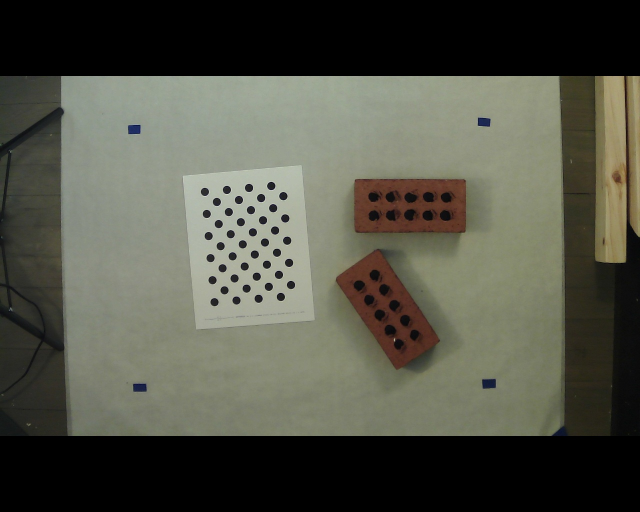
#> input picture capture/calibrate_1553798660.0017204.jpg, 1280 x 1024 px (shown at 1/2 size)
$ python -i edge.py   (imports and definitions only)
#> lines starting #> are read from the running program, lines starting #| are printed output that depends on the picture; after the words box and inside, x2 and y2 are one past the last pixel; in counts of white or black regions, pixels touching at a corner belong together
#> further down, picture is the input picture: shape (1024, 1280, 3); mean B, G, R 71.1, 83, 82.3
import cv2
import json

class EdgeDetector(object):

    def __init__(self, lower=50, upper=100):
        self.lower = lower
        self.upper = upper

    def detect(self, img, open=True):
#> called with open = True
        gray = cv2.cvtColor(img, cv2.COLOR_BGR2GRAY)
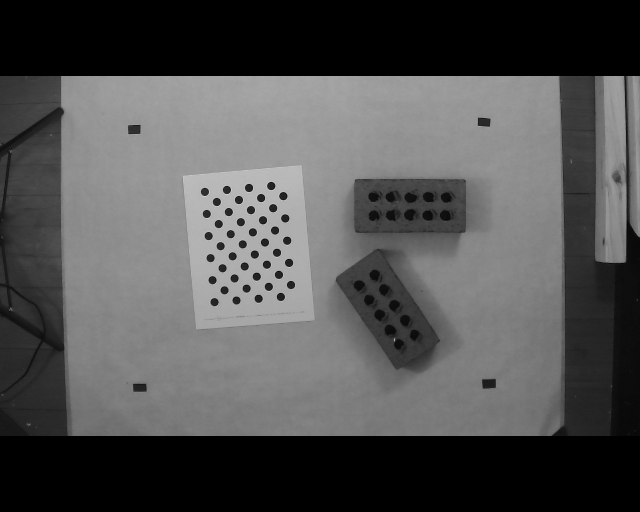
#> gray: shape (1024, 1280) (shown at 1/2 size); min 0, max 238, mean 81.5
        gray = cv2.GaussianBlur(img, (7,7), 0)
#> gray: shape (1024, 1280, 3)
        edges = cv2.Canny(img, self.lower, self.upper)
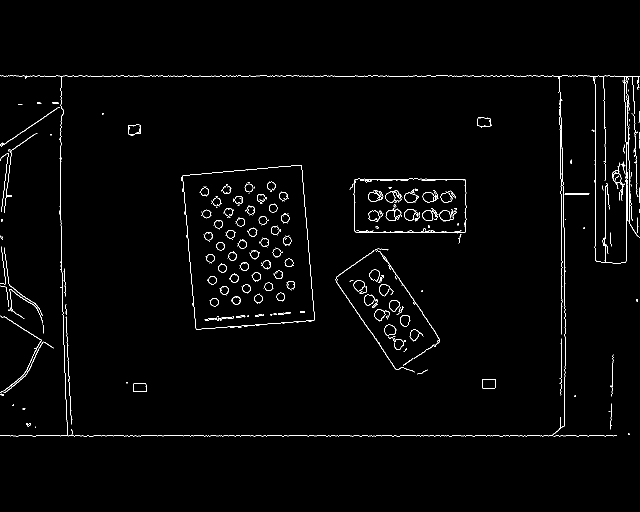
#> edges: shape (1024, 1280) (shown at 1/2 size); 1.5% white in thin lines or dots, all inside (x1, y1, x2, y2) = (0, 151, 1280, 873)
        if open:
            edges = cv2.dilate(edges, None, iterations=1)
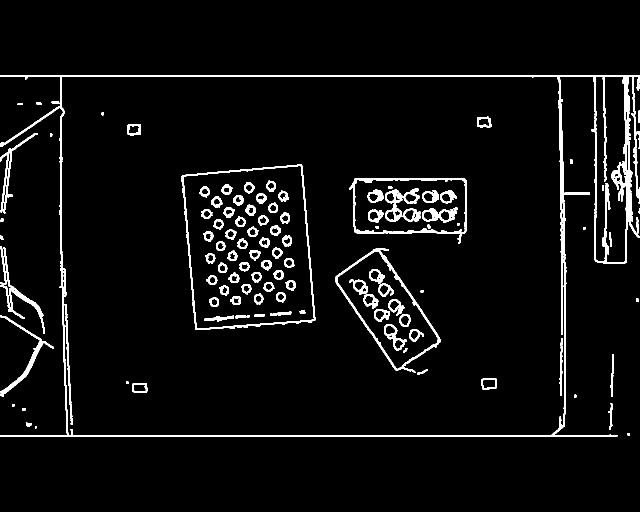
#> edges: shape (1024, 1280) (shown at 1/2 size); 4.6% white; 115 white regions (1 under 20 px), largest, box (x1, y1, x2, y2) and area: (0, 150, 1280, 874) 23931, (362, 329, 631, 660) 3665, (670, 496, 881, 746) 3057
            edges = cv2.erode(edges, None, iterations=1)
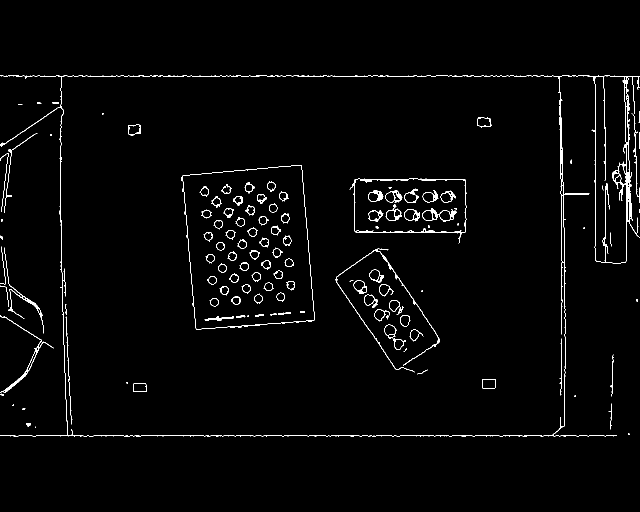
#> edges: shape (1024, 1280) (shown at 1/2 size); 1.8% white in thin lines or dots, all inside (x1, y1, x2, y2) = (0, 151, 1280, 873)
        return edges

    def calibrate(self, img, window_label="EdgeDetector Calibration"):
        while True:
            # DRAW SETTING ON IMAGE
            calib = cv2.cvtColor(self.detect(img), cv2.COLOR_GRAY2BGR)
            label = "CANNY {} : {}".format(self.lower, self.upper)
            cv2.putText(calib, label, (0, 15), cv2.FONT_HERSHEY_SIMPLEX, 0.5, (0,255,0))
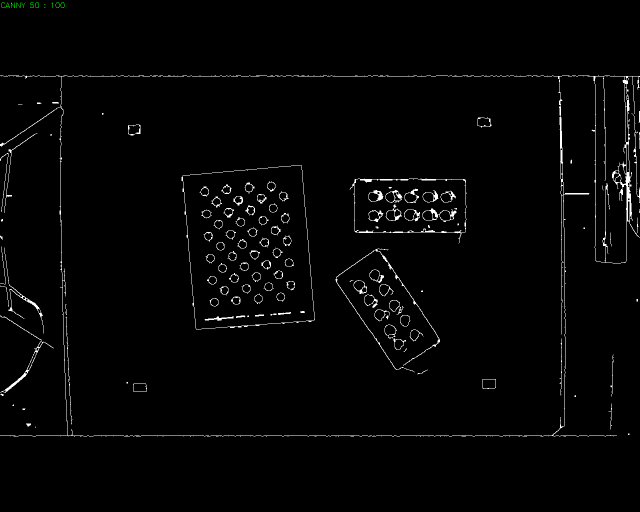
#> calib: shape (1024, 1280, 3) (shown at 1/2 size); mean B, G, R 4.6, 4.6, 4.6
            # SHOW CURRENT EGDE DETECTION
            cv2.imshow(window_label, calib)

            # WAIT FOR KEYBOARD INPUT
            k = cv2.waitKeyEx(0)
#> (key Esc is pressed here)
            if k in (27, 13, 32):
                """ESC/SPACE/ENTER - Exit calibration"""
                break
            if k == 2490368:
                """Up Arrow -- Increase upper"""
                self.upper = max(0, min(255, self.upper + 5))
            if k == 2621440:
                """Down Arrow -- Decrease upper"""
                self.upper = max(0, min(255, self.upper - 5))
            if k == 2424832:
                """Left Arrow -- Decrease lower"""
                self.lower = max(0, min(255, self.lower - 5))
            if k == 2555904:
                """Right Arrow - Increase lower"""
                self.lower = max(0, min(255, self.lower + 5))

        # KILL CALIBRATION WINDOW
        cv2.destroyWindow(window_label)

    def save_settings(self):
        return {"lower": self.lower, "upper": self.upper}

    def load_settings(self, data):
        self.lower = data["lower"]
        self.upper = data["upper"]

    def load_settings_file(self, fp):
        data = json.load(open(fp, mode='r'))
        self.load_settings(data)

>>> import cv2
>>> picture = cv2.imread('../../capture/calibrate_1553798660.0017204.jpg')
>>> result = EdgeDetector().calibrate(picture)

$ run again, on capture/calibrate_1553804449.3043904.jpg
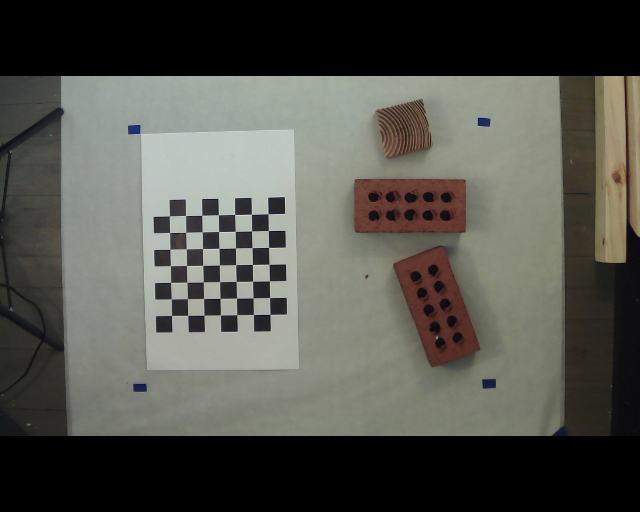
#> input picture capture/calibrate_1553804449.3043904.jpg, 1280 x 1024 px (shown at 1/2 size)
#> picture is the input picture: shape (1024, 1280, 3); mean B, G, R 76.8, 83.6, 83.6
#> in detect, `edges = cv2.Canny(img, self.lower, self.upper)`:
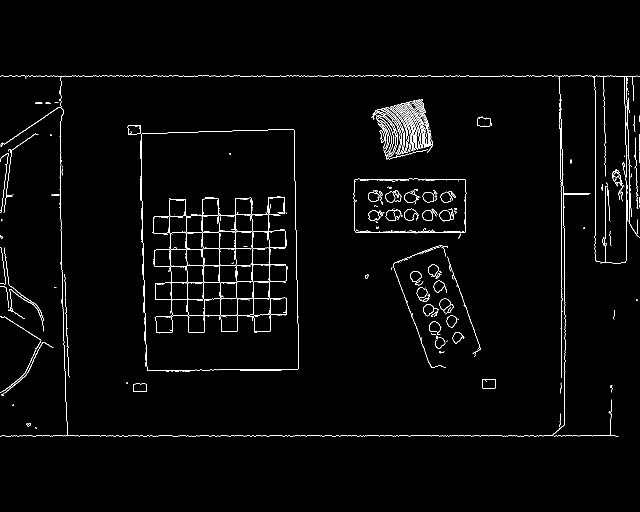
#> edges: shape (1024, 1280) (shown at 1/2 size); 1.9% white in thin lines or dots, all inside (x1, y1, x2, y2) = (0, 151, 1280, 873)
#> in calibrate, `cv2.putText(calib, label, (0, 15), cv2.FONT_HERSHEY_SIMPLEX, 0.5, (0,2..`:
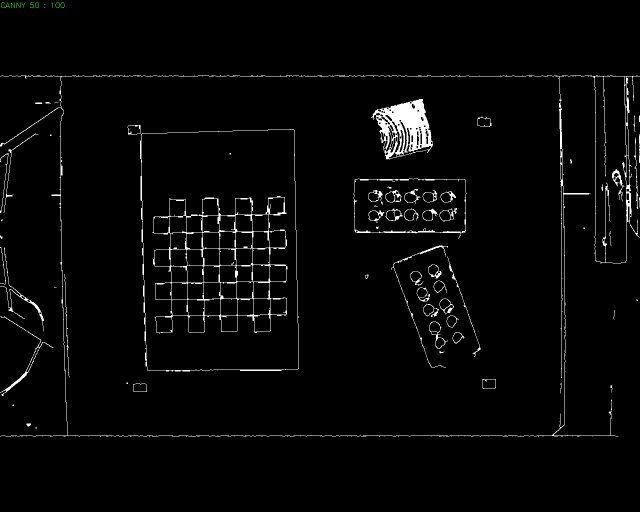
#> calib: shape (1024, 1280, 3) (shown at 1/2 size); mean B, G, R 6.7, 6.8, 6.7
